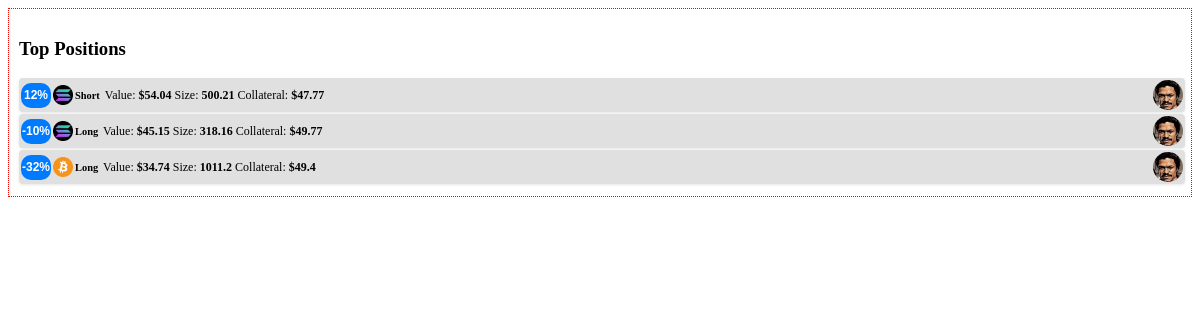
The app's page /positions/top_positions, older data.
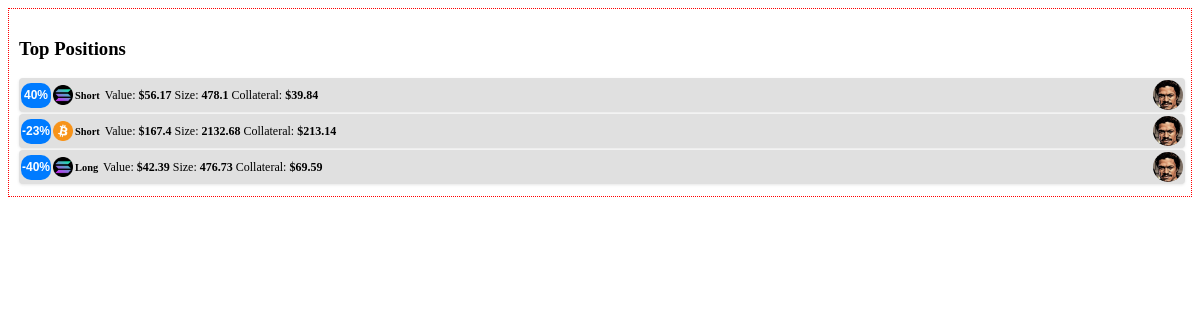
The same page, newer data.
### tables this page shows
CREATE TABLE positions (
        id TEXT PRIMARY KEY,
        asset_type TEXT,
        position_type TEXT,
        entry_price REAL,
        liquidation_price REAL,
        current_travel_percent REAL,
        value REAL,
        collateral REAL,
        size REAL,
        leverage REAL,
        wallet_name TEXT,
        last_updated DATETIME,
        alert_reference_id TEXT,
        hedge_buddy_id TEXT,
        current_price REAL,
        liquidation_distance REAL,
        heat_index REAL,
        current_heat_index REAL,
        pnl_after_fees_usd REAL
    );

### positions/positions_bp.py (the view)
@positions_bp.route("/top_positions", methods=["GET"])
@positions_bp.route("/top_positions", methods=["GET"])
def show_top_positions():
    try:
        all_positions = PositionService.get_all_positions(DB_PATH)
        valid_positions = [pos for pos in all_positions if pos.get("current_travel_percent") is not None]
        top_positions = sorted(valid_positions, key=lambda pos: pos["current_travel_percent"], reverse=True)[:3]
        bottom_positions = sorted(valid_positions, key=lambda pos: pos["current_travel_percent"])[:3]
        print("DEBUG: Alert States for Top Positions:")
        for pos in top_positions:
            print("Top Position - ID: {}, Alert State: {}".format(pos.get("id", "unknown"),
                                                                  pos.get("alert_state", "N/A")))
        print("DEBUG: Alert States for Bottom Positions:")
        for pos in bottom_positions:
            print("Bottom Position - ID: {}, Alert State: {}".format(pos.get("id", "unknown"),
                                                                     pos.get("alert_state", "N/A")))
        return render_template("top_positions.html", top_positions=top_positions, bottom_positions=bottom_positions)
    except Exception as e:
        print("Error retrieving top positions: {}".format(e))
        return render_template("top_positions.html", top_positions=[], bottom_positions=[])

### data/data_locker.py (called while the page is built)
    @classmethod
    def get_instance(cls, db_path: Optional[str] = None) -> 'DataLocker':
        if cls._instance is None:
            cls._instance = cls(db_path)
        return cls._instance

    def _init_sqlite_if_needed(self):
        db_dir = os.path.dirname(self.db_path)
        if db_dir and not os.path.exists(db_dir):
            os.makedirs(db_dir, exist_ok=True)
            self.logger.debug(f"Created directory for DB: {db_dir}")
        if self.conn is None:
            self.conn = sqlite3.connect(self.db_path, check_same_thread=False)
            self.conn.row_factory = self.DictRow
        if self.cursor is None:
            self.cursor = self.conn.cursor()

### launch_pad.py (called while the page is built)
@app.context_processor
def update_theme_context():
    config_path = current_app.config.get("CONFIG_PATH", CONFIG_PATH)
    try:
        with open(config_path, 'r') as f:
            conf = json.load(f)
    except Exception as e:
        conf = {}
    theme_config = conf.get("theme_config", {})
    return dict(theme=theme_config)

### positions/position_service.py (called while the page is built)
    @staticmethod
    def get_all_positions(db_path: str = DB_PATH) -> List[Dict[str, Any]]:
        try:
            dl = DataLocker.get_instance(db_path)
            raw_positions = dl.read_positions()
            positions = []
            for pos in raw_positions:
                pos_dict = { key: pos[key] for key in pos.keys() }
                enriched = PositionService.enrich_position(pos_dict)
                positions.append(enriched)
            return positions
        except Exception as e:
            logger.error(f"Error retrieving positions: {e}", exc_info=True)
            raise

### positions/positions_bp.py (called while the page is built)
@positions_bp.context_processor
def update_theme_context():
    config_path = current_app.config.get("CONFIG_PATH", CONFIG_PATH)
    try:
        with open(config_path, 'r') as f:
            config = json.load(f)
    except Exception as e:
        logger.error(f"Error loading theme config: {e}", exc_info=True)
        config = {}
    theme = {
        'sidebar': {
            'bg': config.get('sidebar_bg', 'bg-primary'),
            'color_mode': config.get('sidebar_mode', 'dark')
        },
        'navbar': {
            'bg': config.get('navbar_bg', 'bg-secondary'),
            'color_mode': config.get('navbar_mode', 'dark')
        }
    }
    return dict(theme=theme)

### utils/calc_services.py (called while the page is built)
    def calculate_value(self, position):
        size = float(position.get("size") or 0.0)
        return round(size, 2)

### templates/top_positions.html (shortened to what this page needs)
<div class="invisible-container" style="border: 1px dotted red; padding: 10px;">
  <div class="card">
    <div class="card-header">
      <h3 class="card-title">Top Positions</h3>
    </div>
    <div class="card-body">
      {% if top_positions %}
        {% for pos in top_positions %}
          {% set box_class = "text-bg-blue" %}
          {% if pos.alert_state == "alert-low" %}
            {% set box_class = "text-bg-success" %}
          {% elif pos.alert_state == "alert-medium" %}
            {% set box_class = "text-bg-warning" %}
          {% elif pos.alert_state == "alert-high" %}
            {% set box_class = "text-bg-danger" %}
          {% endif %}
          <div class="info-box">
            <span class="info-box-icon {{ box_class }} text-white">
              <span class="small-percentage">
                {{ pos.current_travel_percent | round(0, 'floor') | int }}%
              </span>
            </span>
            <div class="info-box-content">
              <div class="info-box-asset">
                <span class="info-box-extra">
                  <img src="{{ url_for('static', filename='images/' ~ pos.asset_type|lower ~ '_logo.png') }}"
                       alt="{{ pos.asset_type }} Logo"
                       onerror="this.onerror=null;this.src='{{ url_for('static', filename='images/default_logo.png') }}';">
                  <span>{{ pos.position_type }}</span>
                </span>
                <div class="info-box-details">
                  <span>Value: <strong>${{ pos.value }}</strong></span>
                  <span>Size: <strong>{{ pos.size }}</strong></span>
                  <span>Collateral: <strong>${{ pos.collateral }}</strong></span>
                </div>
              </div>
            </div>
            <div class="info-box-wallet">
              <img src="{{ pos.wallet_image or url_for('static', filename='images/landovault.jpg') }}"
                   alt="Wallet Logo"
                   onerror="this.onerror=null;this.src='{{ url_for('static', filename='images/landovault.jpg') }}';">
            </div>
          </div>
        {% endfor %}
      {% endif %}
    </div>
  </div>
</div>

### templates/top_positions.html (style rules this page uses)
.invisible-container .card-body { display: block !important; overflow: visible !important; height: auto !important; }
.info-box { display: flex; align-items: center; background-color: #e0e0e0; padding: 2px !important; border-radius: 4px; box-shadow: 0 1px 3px rgba(0, 0, 0, 0.1); margin-bottom: 2px !important; width: 100% !important; }
.info-box-wallet { margin-left: auto; display: flex; align-items: center; }
.info-box-wallet img { border-radius: 50%; width: 30px; height: 30px; }
.info-box-asset { display: flex; align-items: center; gap: 3px; }
.info-box-extra { display: inline-flex; align-items: center; font-size: 0.6rem; margin: 0; }
.info-box-extra img { vertical-align: middle; width: 20px; height: 20px; }
.info-box-extra span { margin-left: 2px; }
.info-box-extra span:last-child { font-size: 0.65rem; font-weight: bold; }
.info-box-icon { width: 30px; height: 25px; line-height: 25px; display: flex; align-items: center; justify-content: center; border-radius: 10px; margin-right: 2px; }
.text-bg-blue { background-color: #007bff !important; }
.small-percentage { font-size: 0.75rem !important; font-weight: bold !important; font-family: 'Nunito', sans-serif; color: white !important; margin-right: 0 !important; }
.info-box-details { display: flex; gap: 3px; font-size: 0.75rem; align-items: center; margin-left: 2px; }

Row changes from the older to the newer data that the page shows:
no longer on this page (row edited): positions: current_travel_percent "-32", position_type "Long", value "34.74", size "1011.2", collateral "49.4"
changed positions (number 1 of 3 on the later page): current_travel_percent "12" → "40"; value "54.04" → "56.17"; size "500.21" → "478.1"; collateral "47.77" → "39.84"
now on this page (row edited): positions: current_travel_percent "-23", position_type "Short", value "167.4", size "2132.68", collateral "213.14"
changed positions "Long": current_travel_percent "-10" → "-40"; value "45.15" → "42.39"; size "318.16" → "476.73"; collateral "49.77" → "69.59"
